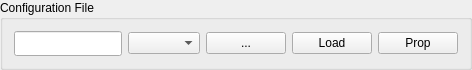
    <widget class="QGroupBox" name="config_groupBox">
     <property name="maximumSize">
      <size>
       <width>16777215</width>
       <height>70</height>
      </size>
     </property>
     <property name="title">
      <string>Configuration File</string>
     </property>
     <layout class="QGridLayout" name="gridLayout">
      <item row="0" column="2">
       <widget class="QPushButton" name="browse_cfg_Button">
        <property name="sizePolicy">
         <sizepolicy hsizetype="Fixed" vsizetype="Fixed">
          <horstretch>0</horstretch>
          <verstretch>0</verstretch>
         </sizepolicy>
        </property>
        <property name="text">
         <string>...</string>
        </property>
       </widget>
      </item>
      <item row="0" column="3">
       <widget class="QPushButton" name="load_cfg_Button">
        <property name="sizePolicy">
         <sizepolicy hsizetype="Fixed" vsizetype="Fixed">
          <horstretch>0</horstretch>
          <verstretch>0</verstretch>
         </sizepolicy>
        </property>
        <property name="text">
         <string>Load</string>
        </property>
       </widget>
      </item>
      <item row="0" column="4">
       <widget class="QPushButton" name="properties_Button">
        <property name="text">
         <string>Prop</string>
        </property>
       </widget>
      </item>
      <item row="0" column="0">
       <widget class="QLineEdit" name="cfg_LineEdit">
        <property name="sizePolicy">
         <sizepolicy hsizetype="Expanding" vsizetype="Expanding">
          <horstretch>0</horstretch>
          <verstretch>0</verstretch>
         </sizepolicy>
        </property>
        <property name="text">
         <string/>
        </property>
        <property name="readOnly">
         <bool>true</bool>
        </property>
       </widget>
      </item>
      <item row="0" column="1">
       <widget class="QComboBox" name="configuration_selector_comboBox">
        <property name="iconSize">
         <size>
          <width>32</width>
          <height>16</height>
         </size>
        </property>
       </widget>
      </item>
     </layout>
    </widget>
